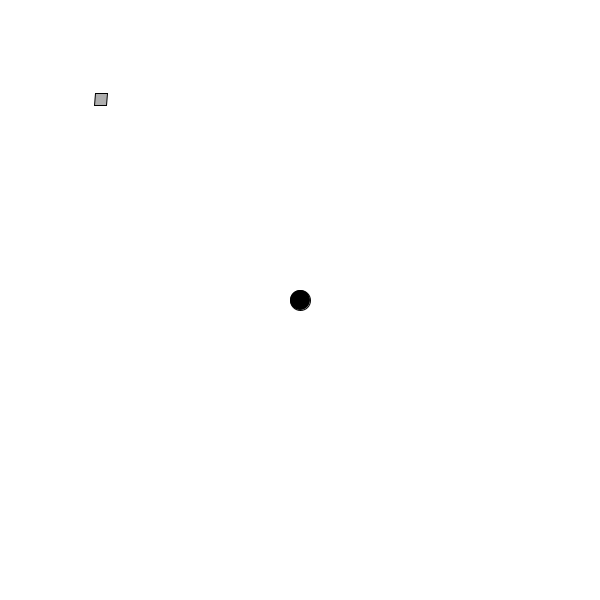
Frame 1 (no input)
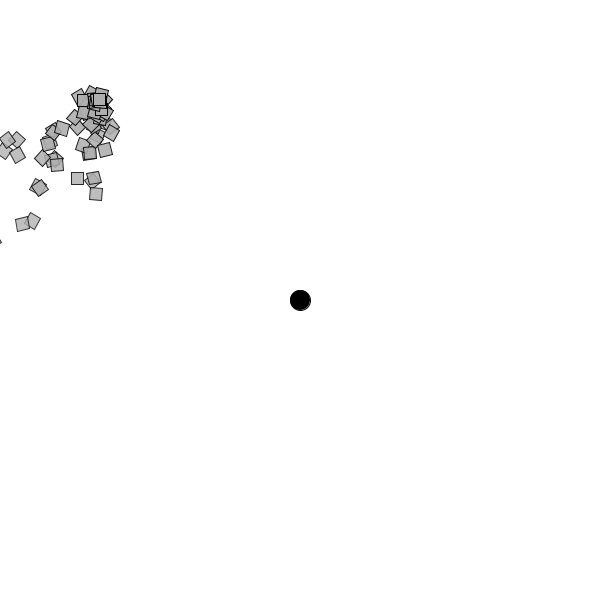
Frame 60 (the mouse pressed at the canvas centre just before this capture)
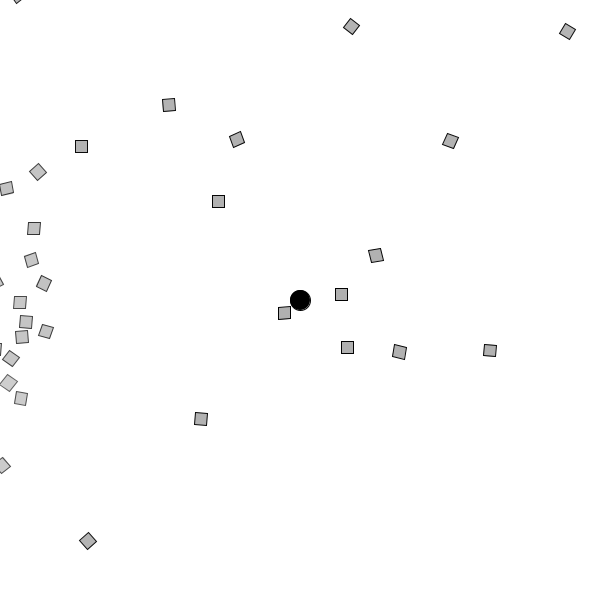
Frame 120 (the mouse held since frame 60 and released just before this capture)

The Processing sketch that drew these frames (run headless with seeded random() and noise(); from frame 60 on, the mouse is pressed at the canvas centre):

// Processing sketch: sketch_028_particle_system
// ── sketch_028_particle_system.pde
ParticleSystem ps;
Repeller repeller;
void setup() {
  size(600, 600);
  smooth();
  ps = new ParticleSystem();
  repeller = new Repeller(width/2, height/2);
  rectMode(CENTER);
}

void draw() {
  background(255);
  
  PVector gravity = new PVector(0, 0.1);
  ps.applyForce(gravity);
  ps.applyRepeller(repeller);
  
  ps.addParticle();
  ps.run();
  
  repeller.display();
  
  if(mousePressed) ps.setOrigin();
}

// ── Particle.pde
class Particle {
  PVector location;
  PVector velocity;
  float aVelocity = 0;
  float angle = 0;
  PVector acceleration;
  float lifespan;
  float mass = 1;
  
  Particle(PVector l) {
    location = l.copy();
    acceleration = new PVector(random(-0.05, 0.05), random(-0.05, 0.05));
    velocity = new PVector(random(-1, 1), random(-1, 1));
    lifespan = 255;
    aVelocity += acceleration.x;
  }
  
  void update() {
    velocity.add(acceleration);
    location.add(velocity);
    //if(touchedGround()) {
    //  velocity.mult(-1);
    //}
    lifespan -= 1.0;
    angle = (angle + aVelocity) % TWO_PI;
    acceleration.mult(0);
  }
  
  boolean touchedGround () {
    return !((location.x  > 6 && location.x < width - 6)
    && (location.y > 6 && location.y < height - 6));
  }
  
  void display() {
    pushMatrix();
    translate(location.x, location.y);
    rotate(angle);
    stroke(0, lifespan);
    fill(175, lifespan);
    rect(0, 0, 12, 12);
    popMatrix();
  }
  
  void applyForce(PVector force) {
    PVector f = force.copy();
    f.div(mass);
    acceleration.add(f);
  }
  
  void run() {
    update();
    display();
  }
  
  boolean isDead() {
    return lifespan < 0.0;
  }
}

// ── ParticleSystem.pde
import java.util.Iterator;
class ParticleSystem {
  ArrayList<Particle> particles;
  PVector origin;
  
  ParticleSystem() {
    particles = new ArrayList<Particle>();
    origin = new PVector(100, 100);
  }
  
  void addParticle () {
    particles.add(new Particle(origin));
  }
  
  void applyForce(PVector force) {
    for(Particle p : particles) {
      p.applyForce(force);
    }
  }
  
  void applyRepeller(Repeller r) {
    for(Particle p : particles) {
      p.applyForce(r.repel(p));
    }
  }
  
  void run() {
    Iterator<Particle> it = particles.iterator();
      while(it.hasNext()) {
        Particle p = it.next();
        p.run();
        if(p.isDead()) {
          it.remove();
        }
      }
  }
  
  void setOrigin() {
    origin.set(mouseX, mouseY);
  }
}

// ── Repeller.pde
class Repeller {
  PVector location;
  float r = 10;
  float strength = 500;
  
  Repeller(float x, float y) {
    location = new PVector(x, y);
  }
  
  void display() {
    fill(0);
    ellipse(location.x, location.y, r*2, r*2);
  }
  
  PVector repel(Particle p) {
    PVector dir = PVector.sub(location, p.location);
    float d = dir.mag();
    d = constrain(d, 5, 100);
    dir.normalize();
    float force = -1 * strength / (d*d);
    dir.mult(force);
    return dir;
  }
}
